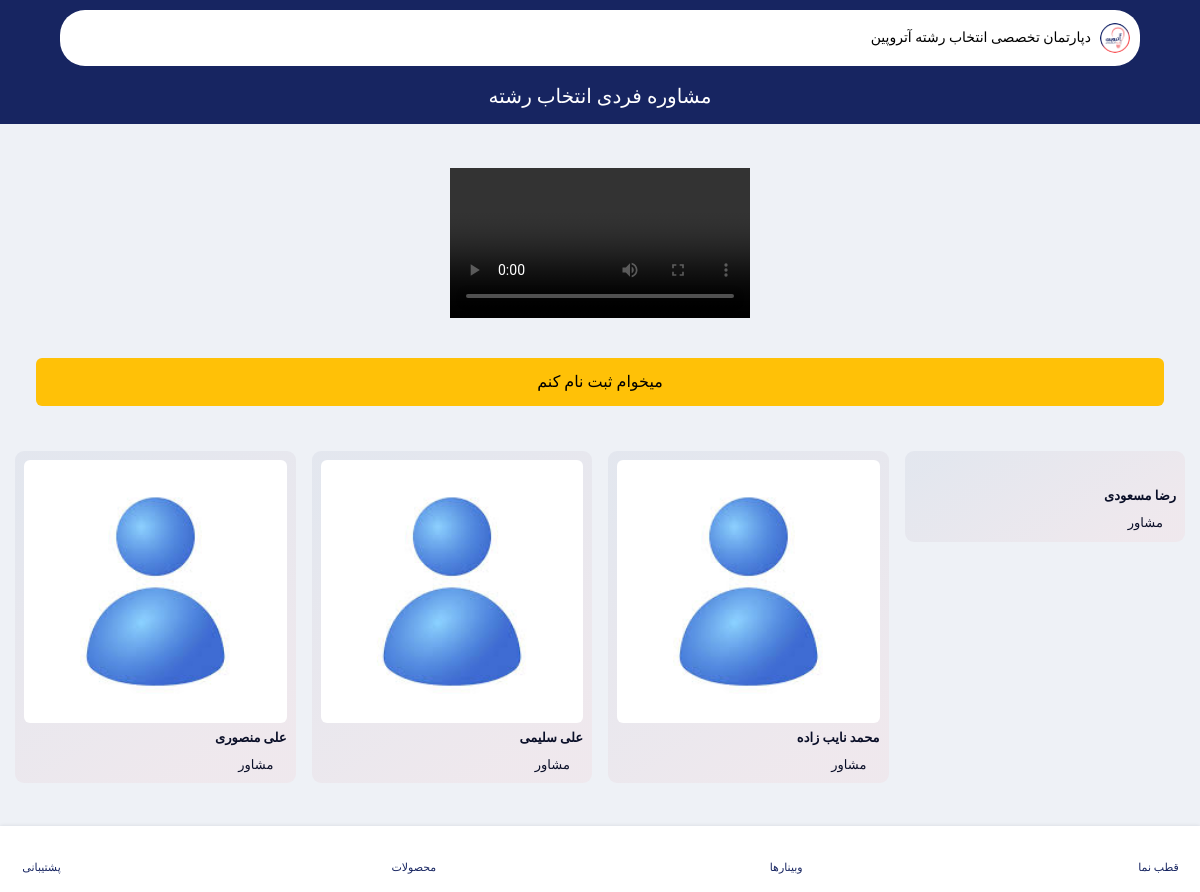
The page /plans/counseling-introduction/ (signed in) on the database as committed earlier.
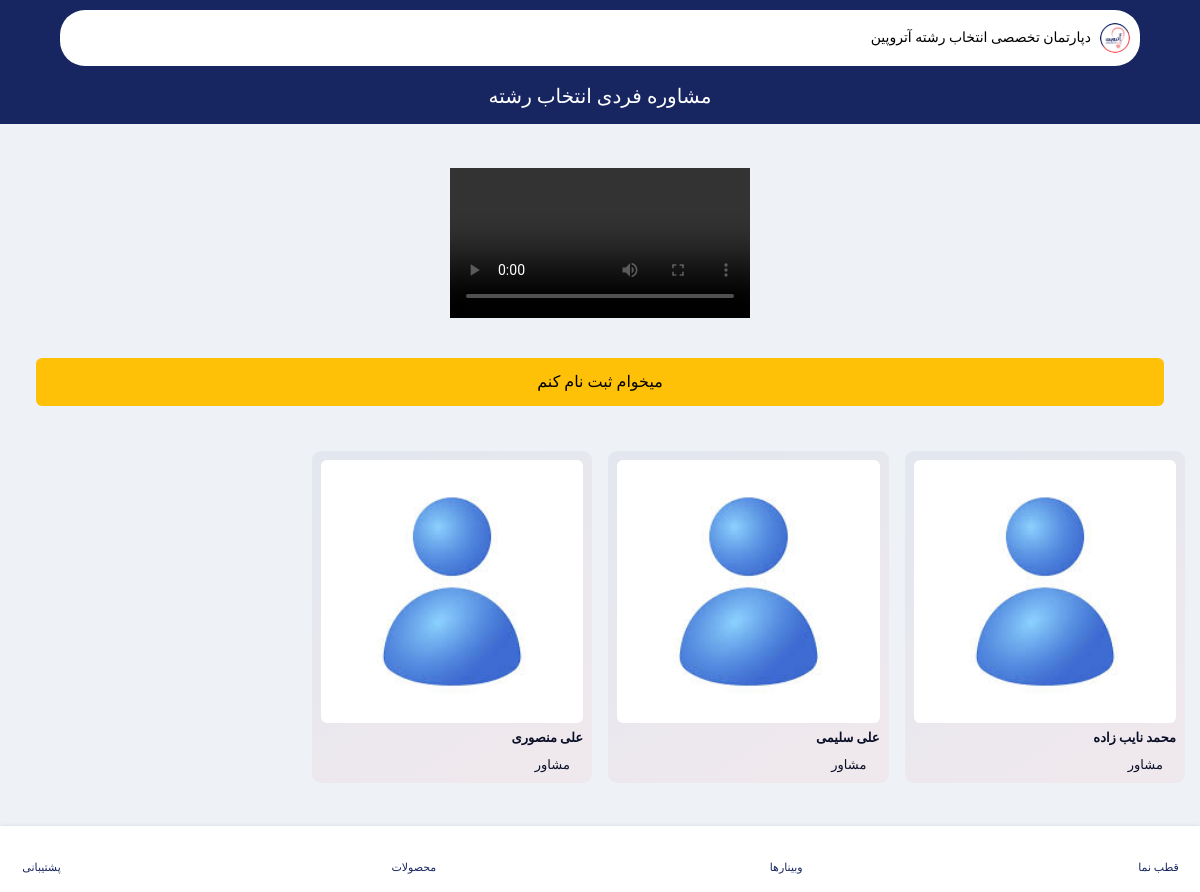
The same page on the database as committed later.
### accounts/models.py (models this page shows, shortened)
class User(AbstractUser):
    ROLE_CHOICES = (
        ("super_admin", "مدیرکل"),
        ("supervisor", "ناظر"),
        ("consultant", "مشاور"),
        ("student", "داوطلب"),
    )
    role = models.CharField(max_length=30, choices=ROLE_CHOICES, verbose_name="نقش")
    mobile = models.CharField(max_length=15, blank=True, unique=True, verbose_name="شماره موبایل")
    avatar = models.ImageField(upload_to="avatars/", blank=True, null=True, verbose_name="تصویر پروفایل")
    is_suspended = models.BooleanField(default=False, verbose_name="تعلیق شده")
    suspension_reason = models.TextField(blank=True, verbose_name="دلیل تعلیق")
    is_limited = models.BooleanField(default=False, verbose_name="دسترسی محدود (برای مدیرکل)")
    class Meta:
        verbose_name = "کاربر"
        verbose_name_plural = "کاربران"
        ordering = ["-id"]

### pages/views.py (the view)
# urls.py: path('plans/counseling-introduction/', counseling_introduction, name='counseling_introduction'),
def counseling_introduction(request):
    intro = CounselingIntroduction.objects.last()
    consultants = User.objects.filter(role='consultant')
    context = {
        'intro': intro,
        'consultants': consultants,
    }
    return render(request, 'pages/counseling_introduction.html', context)

### templates/pages/counseling_introduction.html (shortened to what this page needs)
{% extends 'bases/learning.html' %}
{% load static %}
{% block static %}
<link rel="stylesheet" href="https://cdn.plyr.io/3.7.8/plyr.css" />
{% endblock %}
{% block header %}
<header class="main-header learning-header">
    <div class="custom-container">
        <div class="row">
            <div class="col-12">
                {% include 'includes/top-header.html' %}
            </div>
        </div>
        <div class="header-bottom header-bottom-2 mt-4 pb-3">
            <h2 class="fw-500 text-white w-100" style="text-align: center;">مشاوره فردی انتخاب رشته</h2>
        </div>
    </div>
</header>
{% endblock %}
{% block content %}
<div class="category-section section-t-space pt-4">
    <div class="intro-plans mx-3">
        <video class="intro-plans-video" id="first-player" controls>
            <source src="{{ intro.video.url }}" type="video/mp4">
        </video>
        <div class="d-flex w-100 gap-4">
            <a href="{% url 'login' %}" class="btn btn-warning w-100">میخوام ثبت نام کنم</a>
        </div>
    </div>
</div>
<section class="section-t-space feature-course-section popular-course-section">
    <div class="custom-container">
        <ul class="feature-course-list">
            {% for consultant in consultants %}
            <li>
                <div class="feature-box">
                    <a href="{% url 'consultant_show' consultant.id %}" class="feature-image">
                        {% if consultant.avatar %}
                        <img src="{{ consultant.avatar.url }}" class="img-fluid" alt="">
                        {% else %}
                        <img src="{% static 'images/user.jpg' %}" class="img-fluid" alt="">
                        {% endif %}
                    </a>
                    <div class="feature-detail">
                        <a href="{% url 'consultant_show' consultant.id %}">
                            <h6>{{ consultant.get_full_name }}</h6>
                        </a>
                        <ul class="rate-course">
                            <li><i class="ri-user-fill"></i>{{ consultant.get_role_display }}</li>
                        </ul>
                    </div>
                </div>
            </li>
            {% endfor %}
        </ul>
    </div>
</section>
{% endblock %}

### templates/bases/learning.html (shortened to what this page needs)
{% load static %}
<!DOCTYPE html>
<html lang="fa" dir="rtl" class="light">
<head>
    <link rel="stylesheet" type="text/css" href="{% static 'css/normalize.min.css' %}">
    <link id="rtl-link" rel="stylesheet" type="text/css" href="{% static 'css/vendors/bootstrap.css' %}">
    <link rel="stylesheet" type="text/css" href="{% static 'css/vendors/swiper/swiper-bundle.min.css' %}">
    <link rel="stylesheet" type="text/css" href="{% static 'css/remixicon.css' %}">
    <link id="change-link" rel="stylesheet" type="text/css" href="{% static 'css/style.css' %}">
    {% block static %}
    {% endblock %}
</head>
<body class="inter-body learning-color" style="background-color: #eef1f6;">
    <main class="position-relative" style="background-color: #eef1f6;">
        {% block header %}
        {% endblock %}
        <div class="mobile-style-1" style="z-index: 999;">
            <ul>
                <li class="{% if '/' == request.path %} active {% endif %}">
                    <a href="{% url 'main' %}" class="mobile-box">
                        <div class="mobile-icon">
                            <i class="ri-home-5-line"></i>
                        </div>
                        <div class="mobile-name">
                            <h5>قطب نما</h5>
                        </div>
                    </a>
                </li>
                <li class="{% if 'live' in request.path %} active {% endif %}">
                    <a href="{% url 'live_time_steps' %}" class="mobile-box">
                        <div class="mobile-icon">
                            <i class="ri-live-line"></i>
                        </div>
                        <div class="mobile-name">
                            <h5>وبینار‌ها</h5>
                        </div>
                    </a>
                </li>
                <li class="">
                    <a href="https://www.atropine.ir/" class="mobile-box">
                        <div class="mobile-icon">
                            <i class="ri-archive-line"></i>
                        </div>
                        <div class="mobile-name">
                            <h5>محصولات</h5>
                        </div>
                    </a>
                </li>
                <li>
                    <a href="{% url 'support' %}" class="mobile-box">
                        <div class="mobile-icon">
                            <i class="ri-message-3-line"></i>
                        </div>
                        <div class="mobile-name">
                            <h5>پشتیبانی</h5>
                        </div>
                    </a>
                </li>
            </ul>
        </div>
        {% block content %}
        {% endblock %}
        <div class="learning-box" style="padding: 24px 0;"></div>
    </main>
</body>
</html>

### templates/includes/top-header.html (shortened to what this page needs)
{% load static %}
<div class="top-header top-header-edited">
    <div class="header-left">
        <a class="new-text-black" href="{% url 'main' %}">
            <img src="{% static 'images/logo.jpg' %}" alt="دپارتمان تخصصی انتخاب رشته آتروپین" width="30px" style="border-radius: 100%;">
        </a>
        <a href="{% url 'main' %}" class="header-logo">
            <h5 class="new-text-black">
                دپارتمان تخصصی انتخاب رشته آتروپین
            </h5>
        </a>
    </div>
    <div class="header-right">
        <div class="notification-box" style="display: flex; justify-content: center; align-items: center; gap: 9px;">
            {% if request.user.username %}
            <form action="{% url 'logout' %}" method="post" class="side-menu__item" id="logout-form">
                <i class="ri-logout-box-r-line" onclick="document.getElementById('logout-form').submit();" style="font-size: x-large; cursor: pointer;"></i>
            </form>
            {% endif %}
            <a class="new-text-black" data-bs-toggle="offcanvas" href="#sideMenu" role="button">
                <i class="ri-menu-2-fill"></i>
            </a>
        </div>
    </div>
</div>

Rows that differ between the two databases and show on the page:
removed User: get_full_name "رضا مسعودی", role "مشاور"
